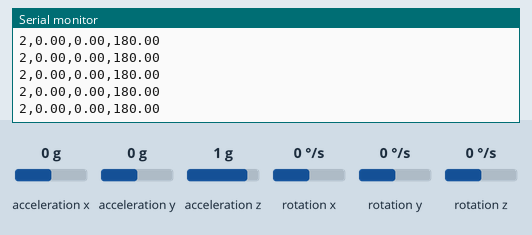
The sketch below on a simulated Arduino Nano RP2040 Connect. Shown: the last lines printed to the serial monitor. The test bench sets the inputs (shaded band); at power-on: acceleration x 0 g, acceleration y 0 g, acceleration z 1 g, rotation x 0 °/s, rotation y 0 °/s, rotation z 0 °/s. WiFi joins after 1.5 s; servers stay silent unless stated.

Above: at 7.7 s.
7.8 s: acceleration x set to -1.4 g
At 8.7 s:
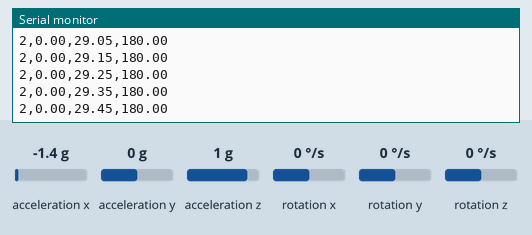
9.3 s: acceleration y set to -1.4 g
At 9.9 s:
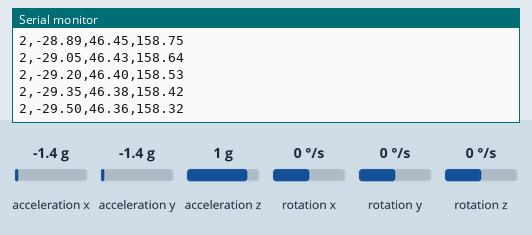
10.8 s: acceleration z set to -1.4 g
At 11.8 s:
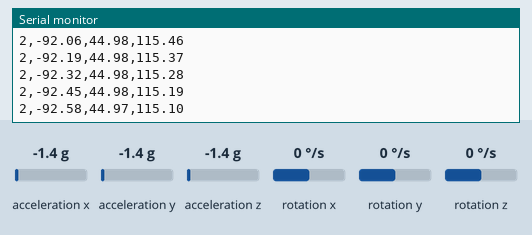
12.3 s: rotation x set to -192 °/s
At 13.3 s:
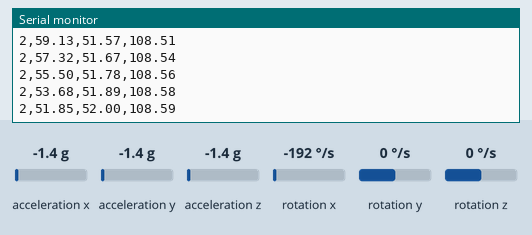
13.8 s: rotation y set to -192 °/s
At 14.5 s:
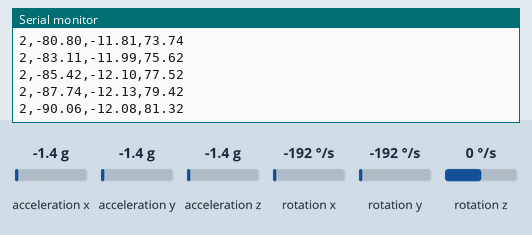
Timing chart, 0 to 14.6 s (numbered marks = the images above; inputs shaded):
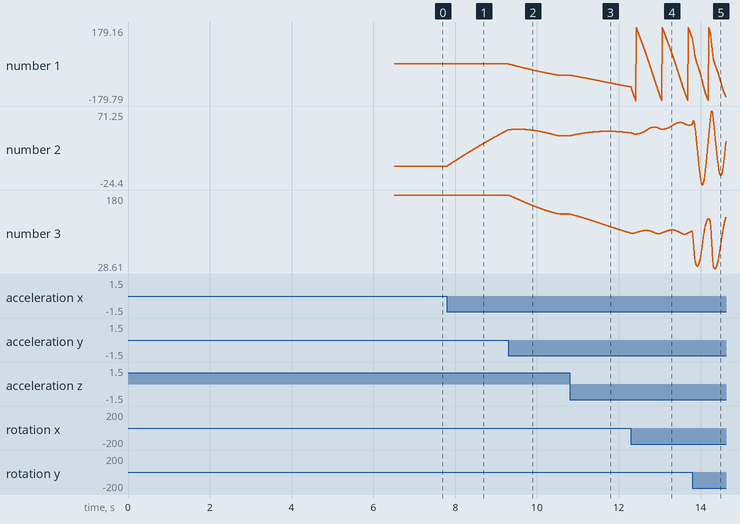

Measured:
- after the input at 7.8 s, the serial monitor: prints a new line at once (image 1)
- plotted number 2: 0 → 47 after the input at 7.8 s

The sketch:

UDP_FilteredAngle.ino
```cpp
#include "MadgwickAHRS.h"
#include <Arduino_LSM6DSOX.h>
#include <WiFiNINA.h>


// Code modified from:
// https://stackoverflow.com/questions/64998271/arduino-imu-attempt-errors-lagging-drifting

// initialize a Madgwick filter:
Madgwick filter;

// UDP Connection info
char ssid[] = "WIFIName";
char pass[] = "secretpassword";
int status = WL_IDLE_STATUS;
WiFiUDP Udp;

// Change which port to use for each device
unsigned int localPort = 8882;
String deviceID = "2";

float beta = 0.1;  // Madgwick filter parameter
float q1 = 1, q2 = 0, q3 = 0, q4 = 0;  // Quaternion elements

// sensor's sample rate is fixed at 104 Hz:
const float sensorRate = 104.00;

float sax, say, saz, sgx, sgy, sgz;

void setup() {
  Serial.begin(9600);
  // attempt to start the IMU:
  if (!IMU.begin()) {
    Serial.println("Failed to initialize IMU");
    // stop here if you can't access the IMU:
    while (true);
  }

  while (status != WL_CONNECTED) {
    Serial.print("Attempting to connect to WPA SSID: ");
    Serial.println(ssid);
    status = WiFi.begin(ssid, pass);
    delay(5000);
  }
  Serial.println("Connected to WiFi");
  Serial.print("Arduino IP address: ");
  Serial.println(WiFi.localIP());

  Udp.begin(localPort);
  // start the filter to run at the sample rate:
  filter.begin(sensorRate);
}

long nz = 0;
float x = 0, y = 0, z = 0;

void loop() {
  // values for acceleration and rotation:
  float xAcc, yAcc, zAcc;
  float xGyro, yGyro, zGyro;

  // values for orientation:
  float roll, pitch, heading;
  // check if the IMU is ready to read:
  if (IMU.accelerationAvailable() && IMU.gyroscopeAvailable())
  {
    // read accelerometer &and gyrometer:
    IMU.readAcceleration(xAcc, yAcc, zAcc);
    IMU.readGyroscope(xGyro, yGyro, zGyro);

    //initial calibration time
    nz++;
    if (nz < 500)
    {
      sgz += zGyro;
      sgx += xGyro;
      sgy += yGyro;
      x = sgx / nz;
      y = sgy / nz;
      z = sgz / nz;
    }

    // update the filter, which computes orientation:
    filter.updateIMU(xGyro - x, yGyro - y, zGyro - z, xAcc, yAcc, zAcc);

    roll = filter.getRoll();
    pitch = filter.getPitch();
    heading = filter.getYaw();

    String data = deviceID + "," + String(roll) + "," + String(pitch) + "," + String(heading);
    Serial.println(data);
    // Send to the computer
    Udp.beginPacket("192.168.1.2", localPort);
    Udp.write(data.c_str());
    Udp.endPacket();

  }

}
```
